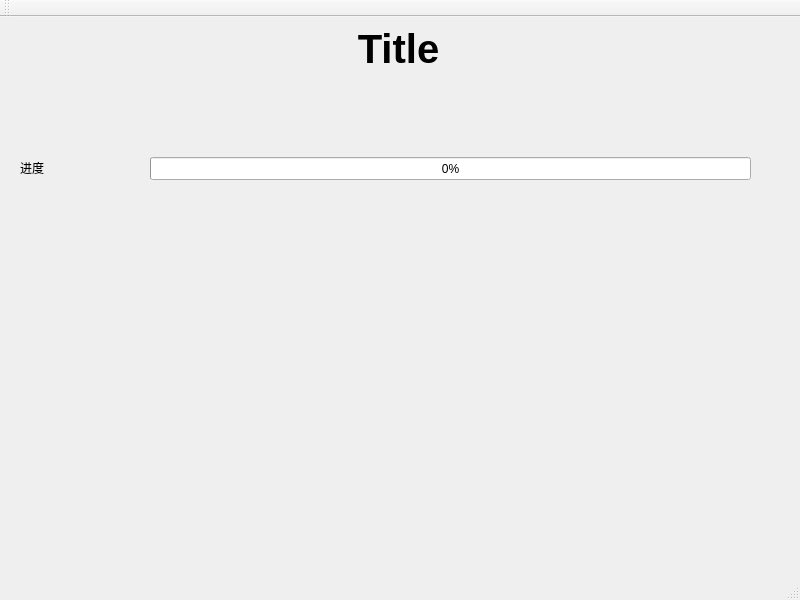
<?xml version="1.0" encoding="UTF-8"?>
<ui version="4.0">
 <class>MainWindow</class>
 <widget class="QMainWindow" name="MainWindow">
  <property name="enabled">
   <bool>true</bool>
  </property>
  <property name="geometry">
   <rect>
    <x>0</x>
    <y>0</y>
    <width>800</width>
    <height>600</height>
   </rect>
  </property>
  <property name="sizePolicy">
   <sizepolicy hsizetype="Preferred" vsizetype="Preferred">
    <horstretch>0</horstretch>
    <verstretch>0</verstretch>
   </sizepolicy>
  </property>
  <property name="windowTitle">
   <string>MainWindow</string>
  </property>
  <widget class="QWidget" name="centralWidget">
   <widget class="QLabel" name="title">
    <property name="geometry">
     <rect>
      <x>3</x>
      <y>11</y>
      <width>791</width>
      <height>41</height>
     </rect>
    </property>
    <property name="font">
     <font>
      <pointsize>30</pointsize>
      <weight>75</weight>
      <bold>true</bold>
     </font>
    </property>
    <property name="text">
     <string>Title</string>
    </property>
    <property name="alignment">
     <set>Qt::AlignCenter</set>
    </property>
   </widget>
   <widget class="QProgressBar" name="progressBar">
    <property name="geometry">
     <rect>
      <x>150</x>
      <y>140</y>
      <width>601</width>
      <height>23</height>
     </rect>
    </property>
    <property name="value">
     <number>0</number>
    </property>
   </widget>
   <widget class="QLabel" name="label">
    <property name="geometry">
     <rect>
      <x>20</x>
      <y>140</y>
      <width>31</width>
      <height>21</height>
     </rect>
    </property>
    <property name="text">
     <string>进度</string>
    </property>
   </widget>
   <widget class="QLabel" name="progressLabel">
    <property name="geometry">
     <rect>
      <x>50</x>
      <y>140</y>
      <width>91</width>
      <height>21</height>
     </rect>
    </property>
    <property name="font">
     <font>
      <family>Aharoni</family>
      <pointsize>16</pointsize>
      <weight>75</weight>
      <bold>true</bold>
     </font>
    </property>
    <property name="text">
     <string/>
    </property>
    <property name="alignment">
     <set>Qt::AlignCenter</set>
    </property>
   </widget>
   <widget class="QLabel" name="codesLabel">
    <property name="geometry">
     <rect>
      <x>160</x>
      <y>330</y>
      <width>561</width>
      <height>20</height>
     </rect>
    </property>
    <property name="font">
     <font>
      <family>Aharoni</family>
      <pointsize>16</pointsize>
      <weight>75</weight>
      <bold>true</bold>
     </font>
    </property>
    <property name="text">
     <string/>
    </property>
   </widget>
   <widget class="QLabel" name="pathLabel">
    <property name="geometry">
     <rect>
      <x>160</x>
      <y>420</y>
      <width>581</width>
      <height>16</height>
     </rect>
    </property>
    <property name="font">
     <font>
      <family>Aharoni</family>
      <pointsize>16</pointsize>
      <weight>75</weight>
      <bold>true</bold>
     </font>
    </property>
    <property name="text">
     <string/>
    </property>
   </widget>
  </widget>
  <widget class="QMenuBar" name="menuBar">
   <property name="geometry">
    <rect>
     <x>0</x>
     <y>0</y>
     <width>800</width>
     <height>23</height>
    </rect>
   </property>
  </widget>
  <widget class="QToolBar" name="mainToolBar">
   <attribute name="toolBarArea">
    <enum>TopToolBarArea</enum>
   </attribute>
   <attribute name="toolBarBreak">
    <bool>false</bool>
   </attribute>
  </widget>
  <widget class="QStatusBar" name="statusBar"/>
 </widget>
 <layoutdefault spacing="6" margin="11"/>
 <resources/>
 <connections/>
</ui>
